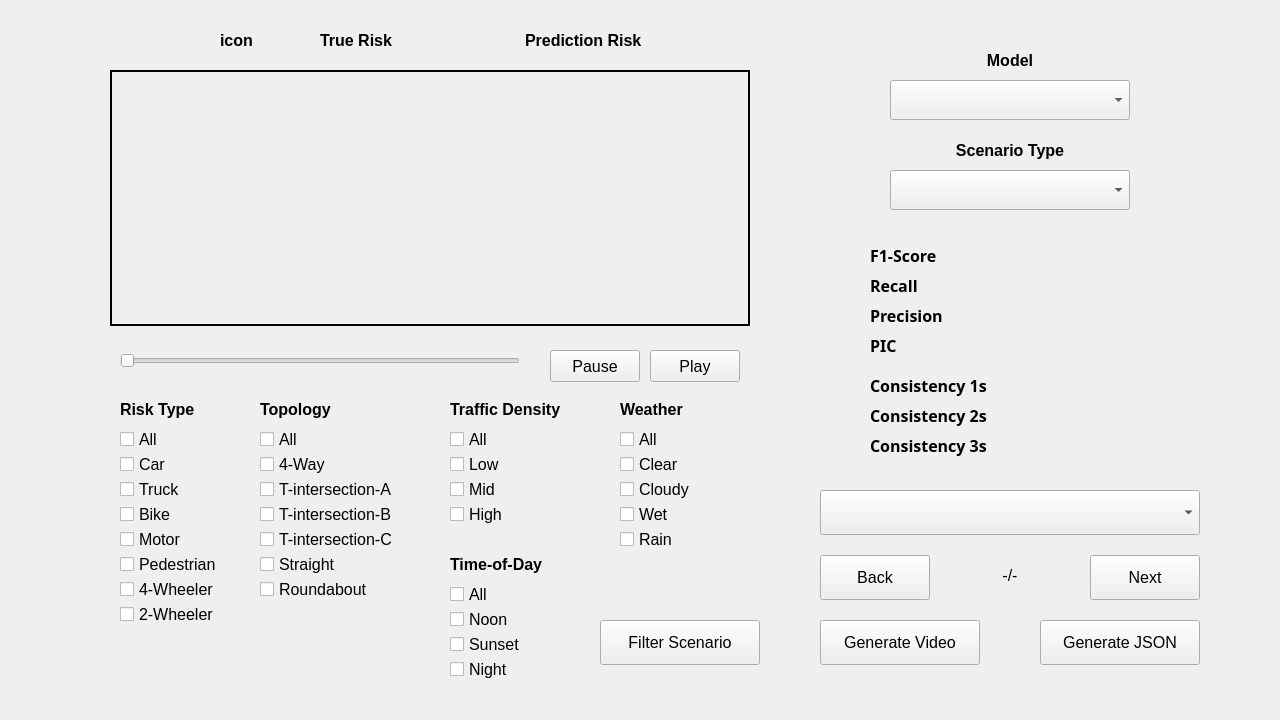
<?xml version="1.0" encoding="UTF-8"?>
<ui version="4.0">
 <class>MainWindow</class>
 <widget class="QMainWindow" name="MainWindow">
  <property name="windowModality">
   <enum>Qt::NonModal</enum>
  </property>
  <property name="geometry">
   <rect>
    <x>0</x>
    <y>0</y>
    <width>1280</width>
    <height>720</height>
   </rect>
  </property>
  <property name="minimumSize">
   <size>
    <width>1280</width>
    <height>720</height>
   </size>
  </property>
  <property name="maximumSize">
   <size>
    <width>1280</width>
    <height>720</height>
   </size>
  </property>
  <property name="font">
   <font>
    <family>Ubuntu</family>
    <pointsize>12</pointsize>
   </font>
  </property>
  <property name="windowTitle">
   <string>Scenario-based Analysis</string>
  </property>
  <widget class="QWidget" name="centralwidget">
   <widget class="QLabel" name="label_videoframe">
    <property name="geometry">
     <rect>
      <x>110</x>
      <y>70</y>
      <width>640</width>
      <height>256</height>
     </rect>
    </property>
    <property name="frameShape">
     <enum>QFrame::WinPanel</enum>
    </property>
    <property name="text">
     <string/>
    </property>
   </widget>
   <widget class="QLabel" name="label_scenario_cnt">
    <property name="geometry">
     <rect>
      <x>950</x>
      <y>555</y>
      <width>120</width>
      <height>40</height>
     </rect>
    </property>
    <property name="text">
     <string>-/-</string>
    </property>
    <property name="alignment">
     <set>Qt::AlignCenter</set>
    </property>
   </widget>
   <widget class="QPushButton" name="button_play">
    <property name="geometry">
     <rect>
      <x>650</x>
      <y>350</y>
      <width>90</width>
      <height>32</height>
     </rect>
    </property>
    <property name="text">
     <string>Play</string>
    </property>
   </widget>
   <widget class="QPushButton" name="button_pause">
    <property name="geometry">
     <rect>
      <x>550</x>
      <y>350</y>
      <width>90</width>
      <height>32</height>
     </rect>
    </property>
    <property name="text">
     <string>Pause</string>
    </property>
   </widget>
   <widget class="QSlider" name="slider_videoframe">
    <property name="geometry">
     <rect>
      <x>120</x>
      <y>350</y>
      <width>400</width>
      <height>22</height>
     </rect>
    </property>
    <property name="orientation">
     <enum>Qt::Horizontal</enum>
    </property>
   </widget>
   <widget class="QPushButton" name="button_back">
    <property name="geometry">
     <rect>
      <x>820</x>
      <y>555</y>
      <width>110</width>
      <height>45</height>
     </rect>
    </property>
    <property name="text">
     <string>Back</string>
    </property>
   </widget>
   <widget class="QPushButton" name="button_next">
    <property name="geometry">
     <rect>
      <x>1090</x>
      <y>555</y>
      <width>110</width>
      <height>45</height>
     </rect>
    </property>
    <property name="text">
     <string>Next</string>
    </property>
   </widget>
   <widget class="QLabel" name="attribute_label">
    <property name="geometry">
     <rect>
      <x>620</x>
      <y>395</y>
      <width>100</width>
      <height>29</height>
     </rect>
    </property>
    <property name="font">
     <font>
      <weight>75</weight>
      <bold>true</bold>
     </font>
    </property>
    <property name="text">
     <string>Weather</string>
    </property>
   </widget>
   <widget class="QLabel" name="model_label">
    <property name="geometry">
     <rect>
      <x>890</x>
      <y>40</y>
      <width>240</width>
      <height>40</height>
     </rect>
    </property>
    <property name="font">
     <font>
      <weight>75</weight>
      <bold>true</bold>
     </font>
    </property>
    <property name="text">
     <string>Model</string>
    </property>
    <property name="alignment">
     <set>Qt::AlignCenter</set>
    </property>
   </widget>
   <widget class="QComboBox" name="comboBox_model">
    <property name="geometry">
     <rect>
      <x>890</x>
      <y>80</y>
      <width>240</width>
      <height>40</height>
     </rect>
    </property>
   </widget>
   <widget class="QLabel" name="type_label">
    <property name="geometry">
     <rect>
      <x>890</x>
      <y>130</y>
      <width>240</width>
      <height>40</height>
     </rect>
    </property>
    <property name="font">
     <font>
      <weight>75</weight>
      <bold>true</bold>
     </font>
    </property>
    <property name="text">
     <string>Scenario Type</string>
    </property>
    <property name="alignment">
     <set>Qt::AlignCenter</set>
    </property>
   </widget>
   <widget class="QComboBox" name="comboBox_type">
    <property name="geometry">
     <rect>
      <x>890</x>
      <y>170</y>
      <width>240</width>
      <height>40</height>
     </rect>
    </property>
   </widget>
   <widget class="QLabel" name="f1_label">
    <property name="geometry">
     <rect>
      <x>870</x>
      <y>240</y>
      <width>280</width>
      <height>30</height>
     </rect>
    </property>
    <property name="font">
     <font>
      <family>AR PL UMing TW</family>
      <weight>75</weight>
      <bold>true</bold>
     </font>
    </property>
    <property name="text">
     <string>F1-Score</string>
    </property>
    <property name="textFormat">
     <enum>Qt::AutoText</enum>
    </property>
    <property name="alignment">
     <set>Qt::AlignLeading|Qt::AlignLeft|Qt::AlignVCenter</set>
    </property>
    <property name="openExternalLinks">
     <bool>false</bool>
    </property>
    <property name="textInteractionFlags">
     <set>Qt::LinksAccessibleByMouse</set>
    </property>
   </widget>
   <widget class="QLabel" name="recall_label">
    <property name="geometry">
     <rect>
      <x>870</x>
      <y>270</y>
      <width>280</width>
      <height>30</height>
     </rect>
    </property>
    <property name="font">
     <font>
      <family>AR PL UMing TW</family>
      <weight>75</weight>
      <bold>true</bold>
     </font>
    </property>
    <property name="text">
     <string>Recall</string>
    </property>
   </widget>
   <widget class="QLabel" name="precision_label">
    <property name="geometry">
     <rect>
      <x>870</x>
      <y>300</y>
      <width>280</width>
      <height>30</height>
     </rect>
    </property>
    <property name="font">
     <font>
      <family>AR PL UMing TW</family>
      <weight>75</weight>
      <bold>true</bold>
     </font>
    </property>
    <property name="text">
     <string>Precision</string>
    </property>
   </widget>
   <widget class="QLabel" name="pic_fa_label">
    <property name="geometry">
     <rect>
      <x>870</x>
      <y>330</y>
      <width>280</width>
      <height>30</height>
     </rect>
    </property>
    <property name="font">
     <font>
      <family>AR PL UMing TW</family>
      <weight>75</weight>
      <bold>true</bold>
     </font>
    </property>
    <property name="text">
     <string>PIC</string>
    </property>
   </widget>
   <widget class="QPushButton" name="button_gen_gif">
    <property name="geometry">
     <rect>
      <x>820</x>
      <y>620</y>
      <width>160</width>
      <height>45</height>
     </rect>
    </property>
    <property name="font">
     <font>
      <pointsize>12</pointsize>
     </font>
    </property>
    <property name="text">
     <string>Generate Video</string>
    </property>
   </widget>
   <widget class="QCheckBox" name="checkBox_weather_all">
    <property name="geometry">
     <rect>
      <x>620</x>
      <y>425</y>
      <width>80</width>
      <height>29</height>
     </rect>
    </property>
    <property name="text">
     <string>All</string>
    </property>
   </widget>
   <widget class="QCheckBox" name="checkBox_time_night">
    <property name="geometry">
     <rect>
      <x>450</x>
      <y>655</y>
      <width>110</width>
      <height>29</height>
     </rect>
    </property>
    <property name="text">
     <string>Night</string>
    </property>
   </widget>
   <widget class="QCheckBox" name="checkBox_weather_rain">
    <property name="geometry">
     <rect>
      <x>620</x>
      <y>525</y>
      <width>110</width>
      <height>29</height>
     </rect>
    </property>
    <property name="text">
     <string>Rain</string>
    </property>
   </widget>
   <widget class="QCheckBox" name="checkBox_time_sunset">
    <property name="geometry">
     <rect>
      <x>450</x>
      <y>630</y>
      <width>110</width>
      <height>29</height>
     </rect>
    </property>
    <property name="text">
     <string>Sunset</string>
    </property>
   </widget>
   <widget class="QLabel" name="attribute_label_2">
    <property name="geometry">
     <rect>
      <x>450</x>
      <y>395</y>
      <width>150</width>
      <height>29</height>
     </rect>
    </property>
    <property name="font">
     <font>
      <weight>75</weight>
      <bold>true</bold>
     </font>
    </property>
    <property name="text">
     <string>Traffic Density</string>
    </property>
   </widget>
   <widget class="QCheckBox" name="checkBox_density_all">
    <property name="geometry">
     <rect>
      <x>450</x>
      <y>425</y>
      <width>80</width>
      <height>29</height>
     </rect>
    </property>
    <property name="text">
     <string>All</string>
    </property>
   </widget>
   <widget class="QCheckBox" name="checkBox_density_mid">
    <property name="geometry">
     <rect>
      <x>450</x>
      <y>475</y>
      <width>110</width>
      <height>29</height>
     </rect>
    </property>
    <property name="text">
     <string>Mid</string>
    </property>
   </widget>
   <widget class="QCheckBox" name="checkBox_density_high">
    <property name="geometry">
     <rect>
      <x>450</x>
      <y>500</y>
      <width>110</width>
      <height>29</height>
     </rect>
    </property>
    <property name="text">
     <string>High</string>
    </property>
   </widget>
   <widget class="QCheckBox" name="checkBox_density_low">
    <property name="geometry">
     <rect>
      <x>450</x>
      <y>450</y>
      <width>110</width>
      <height>29</height>
     </rect>
    </property>
    <property name="text">
     <string>Low</string>
    </property>
   </widget>
   <widget class="QLabel" name="attribute_label_3">
    <property name="geometry">
     <rect>
      <x>120</x>
      <y>395</y>
      <width>100</width>
      <height>29</height>
     </rect>
    </property>
    <property name="font">
     <font>
      <weight>75</weight>
      <bold>true</bold>
     </font>
    </property>
    <property name="text">
     <string>Risk Type</string>
    </property>
   </widget>
   <widget class="QCheckBox" name="checkBox_actor_motor">
    <property name="geometry">
     <rect>
      <x>120</x>
      <y>525</y>
      <width>110</width>
      <height>29</height>
     </rect>
    </property>
    <property name="text">
     <string>Motor</string>
    </property>
   </widget>
   <widget class="QCheckBox" name="checkBox_actor_car">
    <property name="geometry">
     <rect>
      <x>120</x>
      <y>450</y>
      <width>110</width>
      <height>29</height>
     </rect>
    </property>
    <property name="text">
     <string>Car</string>
    </property>
   </widget>
   <widget class="QCheckBox" name="checkBox_actor_bike">
    <property name="geometry">
     <rect>
      <x>120</x>
      <y>500</y>
      <width>110</width>
      <height>29</height>
     </rect>
    </property>
    <property name="text">
     <string>Bike</string>
    </property>
   </widget>
   <widget class="QCheckBox" name="checkBox_actor_all">
    <property name="geometry">
     <rect>
      <x>120</x>
      <y>425</y>
      <width>80</width>
      <height>29</height>
     </rect>
    </property>
    <property name="text">
     <string>All</string>
    </property>
   </widget>
   <widget class="QCheckBox" name="checkBox_actor_truck">
    <property name="geometry">
     <rect>
      <x>120</x>
      <y>475</y>
      <width>110</width>
      <height>29</height>
     </rect>
    </property>
    <property name="text">
     <string>Truck</string>
    </property>
   </widget>
   <widget class="QCheckBox" name="checkBox_actor_pedestrian">
    <property name="geometry">
     <rect>
      <x>120</x>
      <y>550</y>
      <width>120</width>
      <height>29</height>
     </rect>
    </property>
    <property name="text">
     <string>Pedestrian</string>
    </property>
   </widget>
   <widget class="QCheckBox" name="checkBox_actor_4wheel">
    <property name="geometry">
     <rect>
      <x>120</x>
      <y>575</y>
      <width>120</width>
      <height>29</height>
     </rect>
    </property>
    <property name="text">
     <string>4-Wheeler</string>
    </property>
   </widget>
   <widget class="QCheckBox" name="checkBox_actor_2wheel">
    <property name="geometry">
     <rect>
      <x>120</x>
      <y>600</y>
      <width>120</width>
      <height>29</height>
     </rect>
    </property>
    <property name="text">
     <string>2-Wheeler</string>
    </property>
   </widget>
   <widget class="QCheckBox" name="checkBox_time_noon">
    <property name="geometry">
     <rect>
      <x>450</x>
      <y>605</y>
      <width>110</width>
      <height>29</height>
     </rect>
    </property>
    <property name="text">
     <string>Noon</string>
    </property>
   </widget>
   <widget class="QCheckBox" name="checkBox_weather_cloudy">
    <property name="geometry">
     <rect>
      <x>620</x>
      <y>475</y>
      <width>110</width>
      <height>29</height>
     </rect>
    </property>
    <property name="text">
     <string>Cloudy</string>
    </property>
   </widget>
   <widget class="QCheckBox" name="checkBox_weather_clear">
    <property name="geometry">
     <rect>
      <x>620</x>
      <y>450</y>
      <width>110</width>
      <height>29</height>
     </rect>
    </property>
    <property name="text">
     <string>Clear</string>
    </property>
   </widget>
   <widget class="QCheckBox" name="checkBox_topology_3way_A">
    <property name="geometry">
     <rect>
      <x>260</x>
      <y>475</y>
      <width>170</width>
      <height>29</height>
     </rect>
    </property>
    <property name="text">
     <string>T-intersection-A</string>
    </property>
   </widget>
   <widget class="QCheckBox" name="checkBox_topology_straight">
    <property name="geometry">
     <rect>
      <x>260</x>
      <y>550</y>
      <width>110</width>
      <height>29</height>
     </rect>
    </property>
    <property name="text">
     <string>Straight</string>
    </property>
   </widget>
   <widget class="QLabel" name="attribute_label_4">
    <property name="geometry">
     <rect>
      <x>260</x>
      <y>395</y>
      <width>100</width>
      <height>29</height>
     </rect>
    </property>
    <property name="font">
     <font>
      <weight>75</weight>
      <bold>true</bold>
     </font>
    </property>
    <property name="text">
     <string>Topology</string>
    </property>
   </widget>
   <widget class="QCheckBox" name="checkBox_topology_all">
    <property name="geometry">
     <rect>
      <x>260</x>
      <y>425</y>
      <width>80</width>
      <height>29</height>
     </rect>
    </property>
    <property name="text">
     <string>All</string>
    </property>
   </widget>
   <widget class="QCheckBox" name="checkBox_topology_4way">
    <property name="geometry">
     <rect>
      <x>260</x>
      <y>450</y>
      <width>110</width>
      <height>29</height>
     </rect>
    </property>
    <property name="text">
     <string>4-Way</string>
    </property>
   </widget>
   <widget class="QCheckBox" name="checkBox_topology_roundabout">
    <property name="geometry">
     <rect>
      <x>260</x>
      <y>575</y>
      <width>170</width>
      <height>29</height>
     </rect>
    </property>
    <property name="text">
     <string>Roundabout</string>
    </property>
   </widget>
   <widget class="QComboBox" name="comboBox_scenario_list">
    <property name="geometry">
     <rect>
      <x>820</x>
      <y>490</y>
      <width>380</width>
      <height>45</height>
     </rect>
    </property>
    <property name="sizePolicy">
     <sizepolicy hsizetype="Fixed" vsizetype="Fixed">
      <horstretch>0</horstretch>
      <verstretch>0</verstretch>
     </sizepolicy>
    </property>
    <property name="font">
     <font>
      <weight>50</weight>
      <bold>false</bold>
     </font>
    </property>
    <property name="iconSize">
     <size>
      <width>20</width>
      <height>20</height>
     </size>
    </property>
   </widget>
   <widget class="QPushButton" name="button_filter_scenario">
    <property name="geometry">
     <rect>
      <x>600</x>
      <y>620</y>
      <width>160</width>
      <height>45</height>
     </rect>
    </property>
    <property name="text">
     <string>Filter Scenario</string>
    </property>
   </widget>
   <widget class="QPushButton" name="button_gen_json">
    <property name="geometry">
     <rect>
      <x>1040</x>
      <y>620</y>
      <width>160</width>
      <height>45</height>
     </rect>
    </property>
    <property name="toolTip">
     <string>&lt;html&gt;&lt;head/&gt;&lt;body&gt;&lt;p&gt;123&lt;/p&gt;&lt;/body&gt;&lt;/html&gt;</string>
    </property>
    <property name="text">
     <string>Generate JSON</string>
    </property>
   </widget>
   <widget class="QCheckBox" name="checkBox_topology_3way_C">
    <property name="geometry">
     <rect>
      <x>260</x>
      <y>525</y>
      <width>170</width>
      <height>29</height>
     </rect>
    </property>
    <property name="text">
     <string>T-intersection-C</string>
    </property>
   </widget>
   <widget class="QCheckBox" name="checkBox_topology_3way_B">
    <property name="geometry">
     <rect>
      <x>260</x>
      <y>500</y>
      <width>170</width>
      <height>29</height>
     </rect>
    </property>
    <property name="text">
     <string>T-intersection-B</string>
    </property>
   </widget>
   <widget class="QLabel" name="attribute_label_5">
    <property name="geometry">
     <rect>
      <x>450</x>
      <y>550</y>
      <width>120</width>
      <height>29</height>
     </rect>
    </property>
    <property name="font">
     <font>
      <weight>75</weight>
      <bold>true</bold>
     </font>
    </property>
    <property name="text">
     <string>Time-of-Day</string>
    </property>
   </widget>
   <widget class="QCheckBox" name="checkBox_time_all">
    <property name="geometry">
     <rect>
      <x>450</x>
      <y>580</y>
      <width>80</width>
      <height>29</height>
     </rect>
    </property>
    <property name="text">
     <string>All</string>
    </property>
   </widget>
   <widget class="QLabel" name="consistency_label_1">
    <property name="geometry">
     <rect>
      <x>870</x>
      <y>370</y>
      <width>280</width>
      <height>30</height>
     </rect>
    </property>
    <property name="font">
     <font>
      <family>AR PL UMing TW</family>
      <weight>75</weight>
      <bold>true</bold>
     </font>
    </property>
    <property name="text">
     <string>Consistency 1s</string>
    </property>
   </widget>
   <widget class="QLabel" name="consistency_label_2">
    <property name="geometry">
     <rect>
      <x>870</x>
      <y>400</y>
      <width>280</width>
      <height>30</height>
     </rect>
    </property>
    <property name="font">
     <font>
      <family>AR PL UMing TW</family>
      <weight>75</weight>
      <bold>true</bold>
     </font>
    </property>
    <property name="text">
     <string>Consistency 2s</string>
    </property>
   </widget>
   <widget class="QLabel" name="consistency_label_3">
    <property name="geometry">
     <rect>
      <x>870</x>
      <y>430</y>
      <width>280</width>
      <height>30</height>
     </rect>
    </property>
    <property name="font">
     <font>
      <family>AR PL UMing TW</family>
      <weight>75</weight>
      <bold>true</bold>
     </font>
    </property>
    <property name="text">
     <string>Consistency 3s</string>
    </property>
   </widget>
   <widget class="QCheckBox" name="checkBox_weather_wet">
    <property name="geometry">
     <rect>
      <x>620</x>
      <y>500</y>
      <width>110</width>
      <height>29</height>
     </rect>
    </property>
    <property name="text">
     <string>Wet</string>
    </property>
   </widget>
   <widget class="QLabel" name="f1_diff_label">
    <property name="geometry">
     <rect>
      <x>1060</x>
      <y>240</y>
      <width>181</width>
      <height>30</height>
     </rect>
    </property>
    <property name="font">
     <font>
      <family>AR PL UMing TW</family>
      <weight>75</weight>
      <bold>true</bold>
     </font>
    </property>
    <property name="text">
     <string/>
    </property>
    <property name="textFormat">
     <enum>Qt::AutoText</enum>
    </property>
    <property name="alignment">
     <set>Qt::AlignCenter</set>
    </property>
    <property name="openExternalLinks">
     <bool>false</bool>
    </property>
    <property name="textInteractionFlags">
     <set>Qt::LinksAccessibleByMouse</set>
    </property>
   </widget>
   <widget class="QLabel" name="recall_diff_label">
    <property name="geometry">
     <rect>
      <x>1060</x>
      <y>270</y>
      <width>181</width>
      <height>30</height>
     </rect>
    </property>
    <property name="font">
     <font>
      <family>AR PL UMing TW</family>
      <weight>75</weight>
      <bold>true</bold>
     </font>
    </property>
    <property name="text">
     <string/>
    </property>
    <property name="textFormat">
     <enum>Qt::AutoText</enum>
    </property>
    <property name="alignment">
     <set>Qt::AlignCenter</set>
    </property>
    <property name="openExternalLinks">
     <bool>false</bool>
    </property>
    <property name="textInteractionFlags">
     <set>Qt::LinksAccessibleByMouse</set>
    </property>
   </widget>
   <widget class="QLabel" name="precision_diff_label">
    <property name="geometry">
     <rect>
      <x>1060</x>
      <y>300</y>
      <width>181</width>
      <height>30</height>
     </rect>
    </property>
    <property name="font">
     <font>
      <family>AR PL UMing TW</family>
      <weight>75</weight>
      <bold>true</bold>
     </font>
    </property>
    <property name="text">
     <string/>
    </property>
    <property name="textFormat">
     <enum>Qt::AutoText</enum>
    </property>
    <property name="alignment">
     <set>Qt::AlignCenter</set>
    </property>
    <property name="openExternalLinks">
     <bool>false</bool>
    </property>
    <property name="textInteractionFlags">
     <set>Qt::LinksAccessibleByMouse</set>
    </property>
   </widget>
   <widget class="QLabel" name="pic_fa_diff_label">
    <property name="geometry">
     <rect>
      <x>1060</x>
      <y>330</y>
      <width>181</width>
      <height>30</height>
     </rect>
    </property>
    <property name="font">
     <font>
      <family>AR PL UMing TW</family>
      <weight>75</weight>
      <bold>true</bold>
     </font>
    </property>
    <property name="text">
     <string/>
    </property>
    <property name="textFormat">
     <enum>Qt::AutoText</enum>
    </property>
    <property name="alignment">
     <set>Qt::AlignCenter</set>
    </property>
    <property name="openExternalLinks">
     <bool>false</bool>
    </property>
    <property name="textInteractionFlags">
     <set>Qt::LinksAccessibleByMouse</set>
    </property>
   </widget>
   <widget class="QLabel" name="consistency_diff_label_1">
    <property name="geometry">
     <rect>
      <x>1060</x>
      <y>370</y>
      <width>181</width>
      <height>30</height>
     </rect>
    </property>
    <property name="font">
     <font>
      <family>AR PL UMing TW</family>
      <weight>75</weight>
      <bold>true</bold>
     </font>
    </property>
    <property name="text">
     <string/>
    </property>
    <property name="textFormat">
     <enum>Qt::AutoText</enum>
    </property>
    <property name="alignment">
     <set>Qt::AlignCenter</set>
    </property>
    <property name="openExternalLinks">
     <bool>false</bool>
    </property>
    <property name="textInteractionFlags">
     <set>Qt::LinksAccessibleByMouse</set>
    </property>
   </widget>
   <widget class="QLabel" name="consistency_diff_label_2">
    <property name="geometry">
     <rect>
      <x>1060</x>
      <y>400</y>
      <width>181</width>
      <height>30</height>
     </rect>
    </property>
    <property name="font">
     <font>
      <family>AR PL UMing TW</family>
      <weight>75</weight>
      <bold>true</bold>
     </font>
    </property>
    <property name="text">
     <string/>
    </property>
    <property name="textFormat">
     <enum>Qt::AutoText</enum>
    </property>
    <property name="alignment">
     <set>Qt::AlignCenter</set>
    </property>
    <property name="openExternalLinks">
     <bool>false</bool>
    </property>
    <property name="textInteractionFlags">
     <set>Qt::LinksAccessibleByMouse</set>
    </property>
   </widget>
   <widget class="QLabel" name="consistency_diff_label_3">
    <property name="geometry">
     <rect>
      <x>1060</x>
      <y>430</y>
      <width>181</width>
      <height>30</height>
     </rect>
    </property>
    <property name="font">
     <font>
      <family>AR PL UMing TW</family>
      <weight>75</weight>
      <bold>true</bold>
     </font>
    </property>
    <property name="text">
     <string/>
    </property>
    <property name="textFormat">
     <enum>Qt::AutoText</enum>
    </property>
    <property name="alignment">
     <set>Qt::AlignCenter</set>
    </property>
    <property name="openExternalLinks">
     <bool>false</bool>
    </property>
    <property name="textInteractionFlags">
     <set>Qt::LinksAccessibleByMouse</set>
    </property>
   </widget>
   <widget class="QLabel" name="label_icon">
    <property name="geometry">
     <rect>
      <x>220</x>
      <y>15</y>
      <width>420</width>
      <height>50</height>
     </rect>
    </property>
    <property name="font">
     <font>
      <weight>75</weight>
      <bold>true</bold>
     </font>
    </property>
    <property name="frameShape">
     <enum>QFrame::NoFrame</enum>
    </property>
    <property name="text">
     <string>icon</string>
    </property>
   </widget>
   <widget class="QLabel" name="label_icon_2">
    <property name="geometry">
     <rect>
      <x>320</x>
      <y>15</y>
      <width>101</width>
      <height>50</height>
     </rect>
    </property>
    <property name="font">
     <font>
      <weight>75</weight>
      <bold>true</bold>
     </font>
    </property>
    <property name="frameShape">
     <enum>QFrame::NoFrame</enum>
    </property>
    <property name="text">
     <string>True Risk</string>
    </property>
   </widget>
   <widget class="QLabel" name="label_icon_3">
    <property name="geometry">
     <rect>
      <x>525</x>
      <y>15</y>
      <width>160</width>
      <height>50</height>
     </rect>
    </property>
    <property name="font">
     <font>
      <weight>75</weight>
      <bold>true</bold>
     </font>
    </property>
    <property name="frameShape">
     <enum>QFrame::NoFrame</enum>
    </property>
    <property name="text">
     <string>Prediction Risk</string>
    </property>
   </widget>
  </widget>
  <action name="action_Risky_Object">
   <property name="checkable">
    <bool>true</bool>
   </property>
   <property name="checked">
    <bool>false</bool>
   </property>
   <property name="enabled">
    <bool>true</bool>
   </property>
   <property name="icon">
    <iconset>
     <activeon>../../../../../../../home/waywaybao_cs10/Downloads/vehicle.png</activeon>
    </iconset>
   </property>
   <property name="text">
    <string> Risky Object</string>
   </property>
   <property name="font">
    <font>
     <pointsize>12</pointsize>
     <weight>75</weight>
     <bold>true</bold>
    </font>
   </property>
  </action>
 </widget>
 <resources/>
 <connections/>
</ui>
